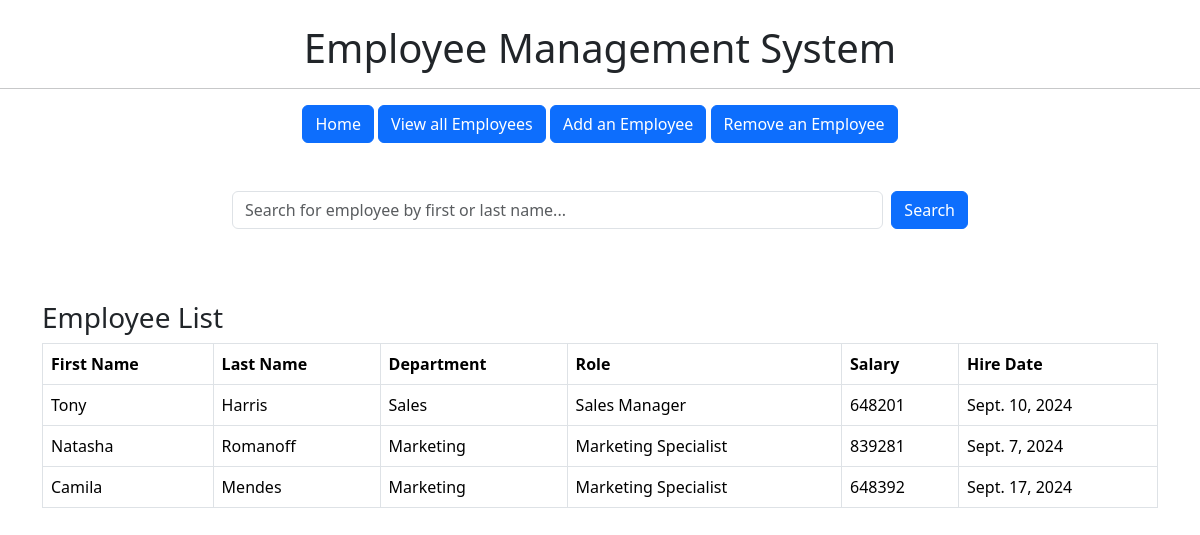
Screenshot of /filter_emp/ with the database file from the repository.
### emp_app/models.py (models this page shows, shortened)
class Employee(models.Model):
    sno = models.AutoField(primary_key=True)
    first_name = models.CharField(max_length=100)
    last_name = models.CharField(max_length=100)
    salary = models.IntegerField(default=10000)
    bonus = models.IntegerField(default=10000)
    phone_number = models.IntegerField(default=10000)
    hire_date = models.DateField()
    dept = models.ForeignKey(Department, on_delete=models.CASCADE)
    role = models.ForeignKey(Role, on_delete=models.CASCADE)

class Department(models.Model):
    d_name = models.CharField(max_length=100)
    d_location = models.CharField(max_length=100)

class Role(models.Model):
    r_name = models.CharField(max_length=100)

### emp_app/views.py (the view)
# urls.py: path('filter_emp/', views.filter_emp, name="filter_emp"),
def filter_emp(request):
    emp_list = Employee.objects.all()
    context = {
        'emp_list': emp_list,
    }
    return render(request, 'filter_emp.html', context)

### emp_app/templates/filter_emp.html (shortened to what this page needs)
<!DOCTYPE html>
<html lang="en">
  <head>
    <link
      href="https://cdn.jsdelivr.net/npm/bootstrap@5.3.3/dist/css/bootstrap.min.css"
      rel="stylesheet"
    />
  </head>
  <body>
    <h1 style="text-align: center; padding-top: 2%">
      Employee Management System
    </h1>
    <hr />
    <div class="text-center container">
      <a href="{% url 'index' %}" style="text-decoration: none">
        <button type="button" class="btn btn-primary">Home</button>
      </a>
      <a href="{% url 'view_all_emp' %}" style="text-decoration: none">
        <button type="button" class="btn btn-primary">
          View all Employees
        </button>
      </a>
      <a href="{% url 'add_emp' %}" style="text-decoration: none">
        <button type="button" class="btn btn-primary">Add an Employee</button>
      </a>
      <a href="{% url 'remove_emp' %}" style="text-decoration: none">
        <button type="button" class="btn btn-primary">
          Remove an Employee
        </button>
      </a>
    </div>
    <div class="container">
      <section class="search-bar py-5">
        <div class="row justify-content-center">
          <div class="col-md-8">
            <form class="d-flex">
              <input
                type="text"
                class="form-control me-2"
                id="emp-search"
                placeholder="Search for employee by first or last name..."
                aria-label="Search"
                onkeyup="liveSearch()"
              />
              <button type="button" class="btn btn-primary">Search</button>
            </form>
          </div>
        </div>
      </section>
    </div>
    <div class="container mt-4">
      <h3>Employee List</h3>
      <table class="table table-bordered" id="employeeTable">
        <thead>
          <tr>
            <th>First Name</th>
            <th>Last Name</th>
            <th>Department</th>
            <th>Role</th>
            <th>Salary</th>
            <th>Hire Date</th>
          </tr>
        </thead>
        <tbody>
          {% for emp in emp_list %}
          <tr>
            <td class="first-name">{{ emp.first_name }}</td>
            <td class="last-name">{{ emp.last_name }}</td>
            <td>{{ emp.dept.d_name }}</td>
            <td>{{ emp.role.r_name }}</td>
            <td>{{ emp.salary }}</td>
            <td>{{ emp.hire_date }}</td>
          </tr>
          {% endfor %}
        </tbody>
      </table>
    </div>
  </body>
</html>

### rows the page displays
Employee: first_name "Tony", last_name "Harris", dept.d_name "Sales", role.r_name "Sales Manager", salary "648201", hire_date "Sept. 10, 2024"
Employee: first_name "Natasha", last_name "Romanoff", dept.d_name "Marketing", role.r_name "Marketing Specialist", salary "839281", hire_date "Sept. 7, 2024"
Employee: first_name "Camila", last_name "Mendes", dept.d_name "Marketing", role.r_name "Marketing Specialist", salary "648392", hire_date "Sept. 17, 2024"
